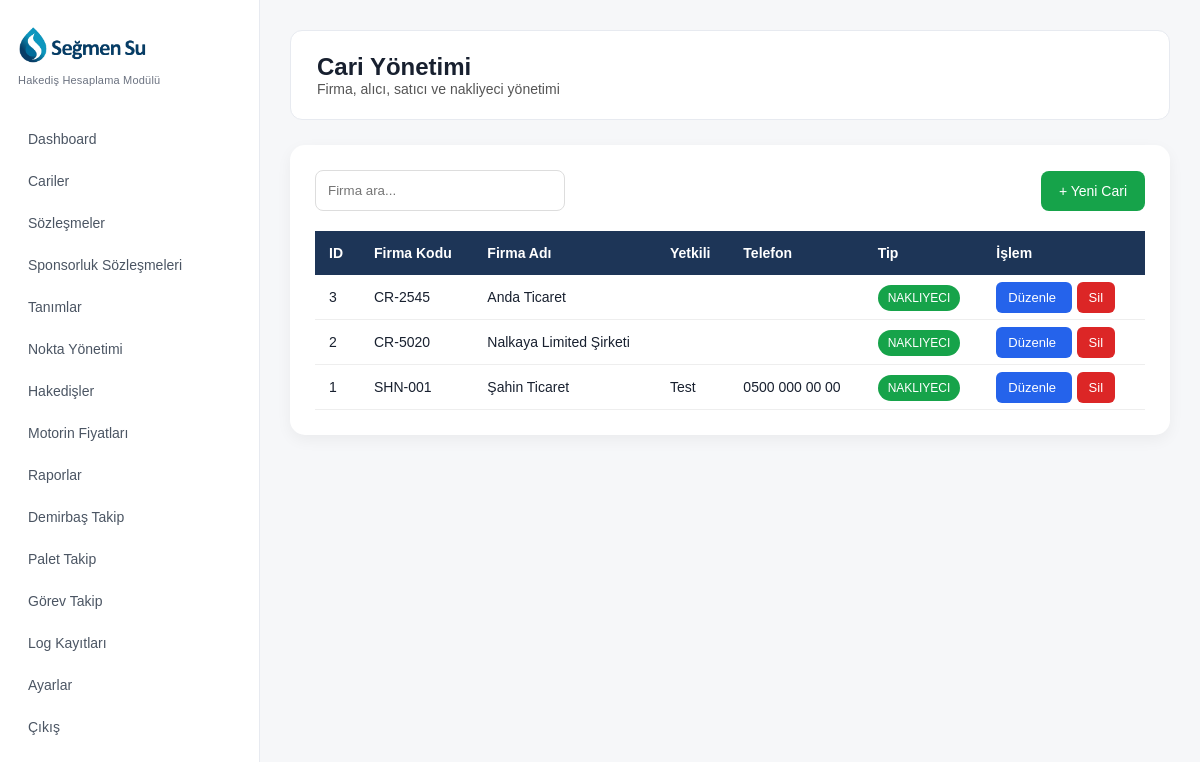
Screenshot of /cariler.php (signed in) with the database file from the repository.
### tables this page shows
CREATE TABLE `cariler` (
  `id` int(11) NOT NULL,
  `cari_kod` varchar(50) DEFAULT NULL,
  `cari_unvan` varchar(255) NOT NULL,
  `cari_tipleri` text DEFAULT NULL,
  `vergi_no` varchar(50) DEFAULT NULL,
  `vergi_dairesi` varchar(100) DEFAULT NULL,
  `yetkili_kisi` varchar(150) DEFAULT NULL,
  `telefon` varchar(50) DEFAULT NULL,
  `email` varchar(150) DEFAULT NULL,
  `adres` text DEFAULT NULL,
  `iban` varchar(100) DEFAULT NULL,
  `durum` tinyint(4) DEFAULT 1,
  `created_at` timestamp NOT NULL DEFAULT current_timestamp(),
  `firma_kodu` varchar(50) DEFAULT NULL,
  `firma_adi` varchar(255) DEFAULT NULL,
  `yetkili` varchar(255) DEFAULT NULL,
  `tip` varchar(50) DEFAULT NULL
);

### cariler.php (the view, shortened to what this page needs)
<?php
require_once __DIR__ . '/config/database.php';
$search = $_GET['search'] ?? '';
if($search){
    $query = $db->prepare("
        SELECT * FROM cariler
        WHERE firma_adi LIKE ?
        OR firma_kodu LIKE ?
        OR yetkili LIKE ?
        ORDER BY id DESC
    ");
    $query->execute([
        "%$search%",
        "%$search%",
        "%$search%"
    ]);
}else{
    $query = $db->query("
        SELECT * FROM cariler
        ORDER BY id DESC
    ");
}
$cariler = $query->fetchAll(PDO::FETCH_ASSOC);
?>
<!DOCTYPE html>
<html lang="tr">
<head>
<link rel="stylesheet" href="assets/css/style.css">
</head>
<body>
<?php require_once __DIR__ . '/sidebar.php'; ?>
<div class="main">
    <div class="topbar">
        <h2>
            Cari Yönetimi
        </h2>
        <p>
            Firma, alıcı, satıcı ve nakliyeci yönetimi
        </p>
    </div>
    <div class="table-area">
        <div class="top-actions">
            <form method="GET">
                <input
                    type="text"
                    name="search"
                    placeholder="Firma ara..."
                    value="<?php echo htmlspecialchars($search); ?>"
                    style="
                        padding:12px;
                        border:1px solid #ddd;
                        border-radius:8px;
                        width:250px;
                    "
                >
            </form>
            <a href="cari-ekle.php" class="btn">
                + Yeni Cari
            </a>
        </div>
        <table>
            <thead>
                <tr>
                    <th>ID</th>
                    <th>Firma Kodu</th>
                    <th>Firma Adı</th>
                    <th>Yetkili</th>
                    <th>Telefon</th>
                    <th>Tip</th>
                    <th>İşlem</th>
                </tr>
            </thead>
            <tbody>
            <?php foreach($cariler as $cari): ?>
                <tr>
                    <td>
                        <?php echo $cari['id']; ?>
                    </td>
                    <td>
                        <?php echo $cari['firma_kodu']; ?>
                    </td>
                    <td>
                        <?php echo $cari['firma_adi']; ?>
                    </td>
                    <td>
                        <?php echo $cari['yetkili']; ?>
                    </td>
                    <td>
                        <?php echo $cari['telefon']; ?>
                    </td>
                    <td>
                        <span class="badge <?php echo $cari['tip']; ?>">
                            <?php echo strtoupper($cari['tip']); ?>
                        </span>
                    </td>
                    <td>
                        <a
                            href="cari-duzenle.php?id=<?php echo $cari['id']; ?>"
                            class="action-btn edit-btn"
                        >
                            Düzenle
                        </a>
                        <a
                            href="cari-sil.php?id=<?php echo $cari['id']; ?>"
                            class="action-btn delete-btn"
                            onclick="return confirm('Bu cariyi silmek istediğinize emin misiniz?');"
                        >
                            Sil
                        </a>
                    </td>
                </tr>
            <?php endforeach; ?>
            </tbody>
        </table>
    </div>
</div>
</body>
</html>

### assets/css/style.css (style rules this page uses)
* { margin:0; padding:0; box-sizing:border-box; }
body { font-family:Arial, Helvetica, sans-serif; background:#f6f7f9; font-size:14px; color:#18202f; }
.main { margin-left:260px; padding:30px; }
.topbar { background:white; padding:22px 26px; border-radius:12px; border:1px solid #e7eaf0; box-shadow:none; margin-bottom:25px; }
.topbar h2 { font-size:24px; }
.topbar p { font-size:14px; color:#555; }

### cariler.php (style rules this page uses)
.table-area { background:white; padding:25px; border-radius:15px; box-shadow:0 5px 15px rgba(0,0,0,.05); }
.top-actions { margin-bottom:20px; display:flex; justify-content:space-between; align-items:center; }
.btn { background:#16a34a; color:white; padding:12px 18px; border-radius:8px; text-decoration:none; }
table { width:100%; border-collapse:collapse; }
table th { background:#1d3557; color:white; padding:14px; text-align:left; }
table td { padding:14px; border-bottom:1px solid #eee; }
.badge { padding:6px 10px; border-radius:20px; color:white; font-size:12px; }
.nakliyeci { background:#16a34a; }
.action-btn { padding:8px 12px; border-radius:6px; color:white; text-decoration:none; font-size:13px; margin-right:5px; }
.edit-btn { background:#2563eb; }
.delete-btn { background:#dc2626; }

### rows the page displays
cariler: id "3", firma_kodu "CR-2545", firma_adi "Anda Ticaret", tip "NAKLIYECI"
cariler: id "2", firma_kodu "CR-5020", firma_adi "Nalkaya Limited Şirketi", tip "NAKLIYECI"
cariler: id "1", firma_kodu "SHN-001", firma_adi "Şahin Ticaret", yetkili "Test", telefon "0500 000 00 00", tip "NAKLIYECI"
